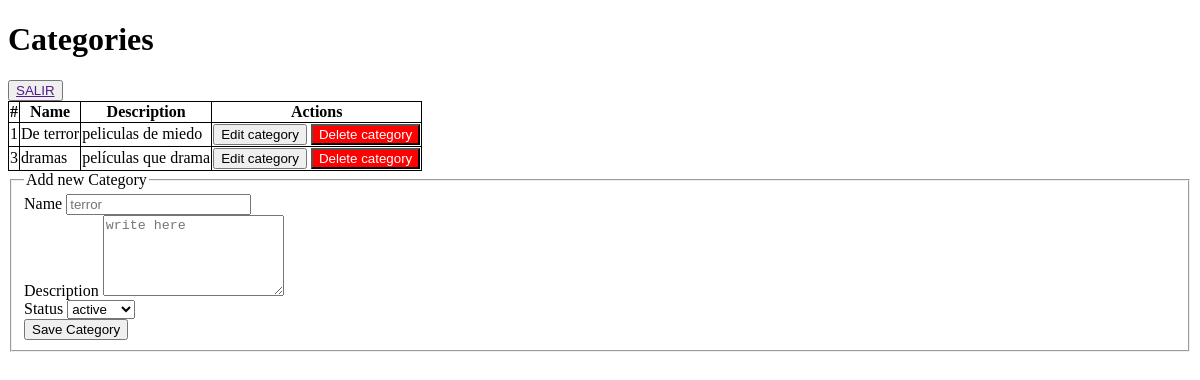
Page /category/index.php (signed in) on the earlier database version.
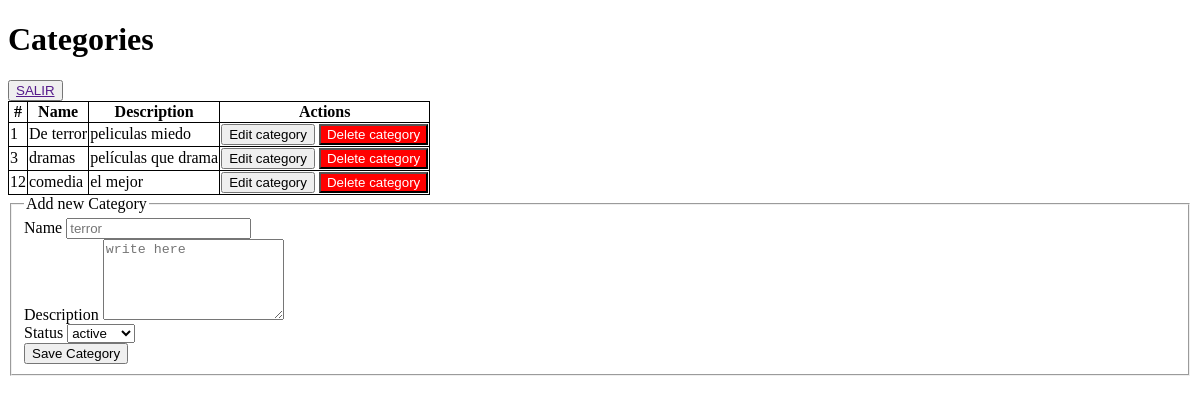
Same page on the later database version.
### tables this page shows
CREATE TABLE `categories` (
  `id` int(11) NOT NULL,
  `name` varchar(255) DEFAULT NULL,
  `description` varchar(255) DEFAULT NULL,
  `status` varchar(255) NOT NULL DEFAULT 'inactive',
  `created_at` datetime NOT NULL DEFAULT current_timestamp()
);

### app/CategoryController.php (called while the page is built, shortened)
<?php
class CategoryController
{
	public function get()
	{
		$conn = connect();
		if ($conn->connect_error==false) {
			$query = "select * from categories";
			$prepared_query = $conn->prepare($query);
			$prepared_query->execute();
			$results = $prepared_query->get_result();
			$categories = $results->fetch_all(MYSQLI_ASSOC);
			if (count($categories)>0) {
				return $categories;
			}else
				return array();
		}else
			return array();
	}
}
?>

### category/index.php (the view, shortened to what this page needs)
<?php
	include "../app/categoryController.php";
	$categoryController = new CategoryController();
	$categories = $categoryController->get();
?>
<!DOCTYPE html>
<html>
<head>
</head>
<body>
	<div>
		<h1>
			Categories
		</h1>
		<div>
			<a href=""><button type="submit" class="close" title="SALIR">SALIR</a>
		</div>
		<table>
			<thead>
				<th>
					#
				</th>
				<th>
					Name
				</th>
				<th>
					Description
				</th>
				<th>
					Actions
				</th>
			</thead>
			<tbody>
				<?php foreach ($categories as $category): ?>
				<tr>
					<td>
						<?= $category['id'] ?>
					</td>
					<td>
						<?= $category['name'] ?>
					</td>
					<td>
						<?= $category['description'] ?>
					</td>
					<td>
						<button onclick="edit(<?= $category['id'] ?>,'<?= $category['name'] ?>','<?= $category['description'] ?>','<?= $category['status'] ?>')">
							Edit category
						</button>
						<button onclick="remove(<?= $category['id'] ?>)" style="background-color: red;color:white;">
							Delete category
						</button>
					</td>
				</tr>
				<?php endforeach  ?>
			</tbody>
		</table>
		<form id="storeForm" action="../categori" method="POST">
			<fieldset>
				<legend>
					Add new Category
				</legend>
				<label>
					Name
				</label>
				<input type="text"  name="name" placeholder="terror" required="">
				<br>
				<label>
					Description
				</label>
				<textarea placeholder="write here" name="description" rows="5" required=""></textarea>
				<br>
				<label>
					Status
				</label>
				<select name="status">
					<option> active </option>
				</select>
				<br>
				<button type="submit" >Save Category</button>
			</fieldset>
		</form>
	</div>
</body>
</html>

Differences in the rows shown:
changed categories "De terror": description "peliculas de miedo" → "peliculas miedo"
added categories: id "12", name "comedia", description "el mejor"
